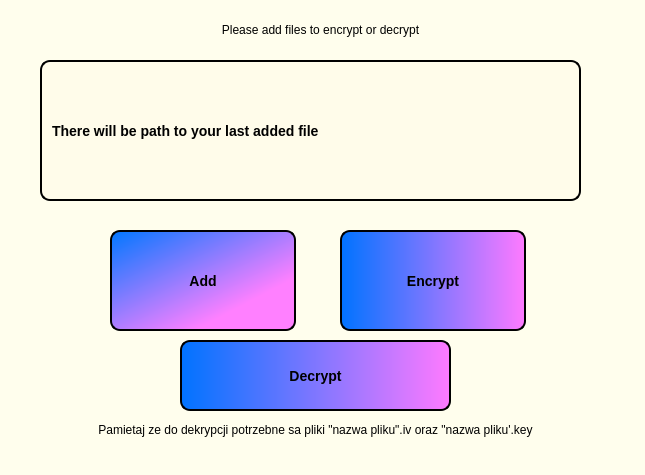
<?xml version="1.0" encoding="UTF-8"?>
<ui version="4.0">
 <class>encup</class>
 <widget class="QMainWindow" name="encup">
  <property name="geometry">
   <rect>
    <x>0</x>
    <y>0</y>
    <width>645</width>
    <height>475</height>
   </rect>
  </property>
  <property name="windowTitle">
   <string>MainWindow</string>
  </property>
  <property name="styleSheet">
   <string notr="true">background-color: rgb(255, 254, 237);</string>
  </property>
  <widget class="QWidget" name="centralwidget">
   <widget class="QPushButton" name="Add">
    <property name="geometry">
     <rect>
      <x>110</x>
      <y>230</y>
      <width>186</width>
      <height>101</height>
     </rect>
    </property>
    <property name="cursor">
     <cursorShape>PointingHandCursor</cursorShape>
    </property>
    <property name="styleSheet">
     <string notr="true">QPushButton
{
	
	background-color: qlineargradient(spread:pad, x1:0, y1:0, x2:0.826838, y2:0.847, stop:0 rgba(0, 119, 255, 255), stop:0.875676 rgba(255, 128, 255, 255));
    border-style: outset;
    border-width: 2px;
    border-radius: 10px;
    border-color: black;
    font: bold 14px;
    min-width: 10em;
    padding: 6px;
	
}</string>
    </property>
    <property name="text">
     <string>Add</string>
    </property>
   </widget>
   <widget class="QPushButton" name="Add_2">
    <property name="geometry">
     <rect>
      <x>340</x>
      <y>230</y>
      <width>186</width>
      <height>101</height>
     </rect>
    </property>
    <property name="cursor">
     <cursorShape>PointingHandCursor</cursorShape>
    </property>
    <property name="styleSheet">
     <string notr="true">QPushButton
{
	background-color: qlineargradient(spread:pad, x1:0, y1:0.545, x2:1, y2:0.545, stop:0 rgba(0, 115, 255, 255), stop:1 rgba(255, 122, 255, 255));
    border-style: outset;
    border-width: 2px;
    border-radius: 10px;
    border-color: black;
    font: bold 14px;
    min-width: 10em;
    padding: 6px;
	
}</string>
    </property>
    <property name="text">
     <string>Encrypt</string>
    </property>
   </widget>
   <widget class="QLabel" name="label">
    <property name="geometry">
     <rect>
      <x>40</x>
      <y>60</y>
      <width>541</width>
      <height>141</height>
     </rect>
    </property>
    <property name="styleSheet">
     <string notr="true">font: 18pt &quot;Sans Serif&quot;;

    border-style: outset;
    border-width: 2px;
    border-radius: 10px;
    border-color: black;
    font: bold 14px;
    min-width: 10em;
    padding: 6px;
	

background-color: rgb(255, 252, 234);</string>
    </property>
    <property name="text">
     <string>There will be path to your last added file</string>
    </property>
   </widget>
   <widget class="QPushButton" name="dec">
    <property name="geometry">
     <rect>
      <x>180</x>
      <y>340</y>
      <width>271</width>
      <height>71</height>
     </rect>
    </property>
    <property name="styleSheet">
     <string notr="true">QPushButton
{
	background-color: qlineargradient(spread:pad, x1:0, y1:0.545, x2:1, y2:0.545, stop:0 rgba(0, 115, 255, 255), stop:1 rgba(255, 122, 255, 255));
    border-style: outset;
    border-width: 2px;
    border-radius: 10px;
    border-color: black;
    font: bold 14px;
    min-width: 10em;
    padding: 6px;
	
}</string>
    </property>
    <property name="text">
     <string>Decrypt</string>
    </property>
   </widget>
   <widget class="QLabel" name="label_2">
    <property name="geometry">
     <rect>
      <x>50</x>
      <y>20</y>
      <width>541</width>
      <height>21</height>
     </rect>
    </property>
    <property name="text">
     <string>&lt;html&gt;&lt;head/&gt;&lt;body&gt;&lt;p align=&quot;center&quot;&gt;Please add files to encrypt or decrypt&lt;/p&gt;&lt;/body&gt;&lt;/html&gt;</string>
    </property>
   </widget>
   <widget class="QLabel" name="label_3">
    <property name="geometry">
     <rect>
      <x>90</x>
      <y>420</y>
      <width>451</width>
      <height>20</height>
     </rect>
    </property>
    <property name="text">
     <string>&lt;html&gt;&lt;head/&gt;&lt;body&gt;&lt;p align=&quot;center&quot;&gt;Pamietaj ze do dekrypcji potrzebne sa pliki &amp;quot;nazwa pliku&amp;quot;.iv oraz &amp;quot;nazwa pliku'.key&lt;/p&gt;&lt;/body&gt;&lt;/html&gt;</string>
    </property>
   </widget>
  </widget>
  <widget class="QMenuBar" name="menubar">
   <property name="geometry">
    <rect>
     <x>0</x>
     <y>0</y>
     <width>645</width>
     <height>20</height>
    </rect>
   </property>
  </widget>
  <widget class="QStatusBar" name="statusbar"/>
 </widget>
 <resources/>
 <connections/>
</ui>
